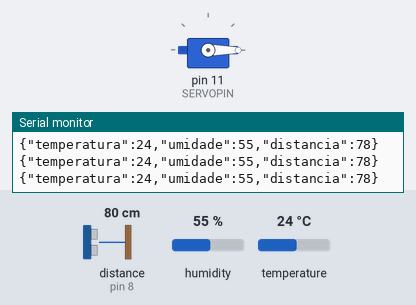
A sketch run on a simulated Arduino Uno, built with avr-gcc and run on an emulated ATmega328P. Parts: servo, the last lines printed to the serial monitor. Wiring (inferred from the names in the program): ultrasonic range finder: trigger pin 7; echo pin 8. The inputs (shaded band) are chosen by the test bench; at power-on: distance to the obstacle (sensor on pin 8) 80 cm, temperature 24 °C, humidity 55 %. The echo pulse lasts 58.3 µs per cm.

Above: at 1.2 s.
1.3 s: distance to the obstacle (sensor on pin 8) set to 12 cm
7.3 s: distance to the obstacle (sensor on pin 8) set to 9 cm
At 8.2 s:
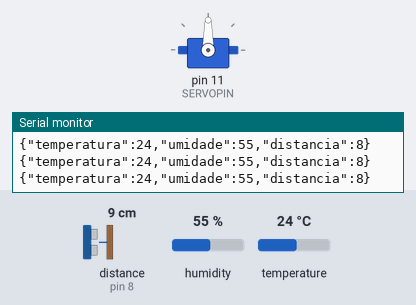
8.8 s: temperature set to 11 °C
14.8 s: temperature set to 8 °C
Timing chart, 0 to 17.8 s (numbered marks = the images above; inputs shaded):
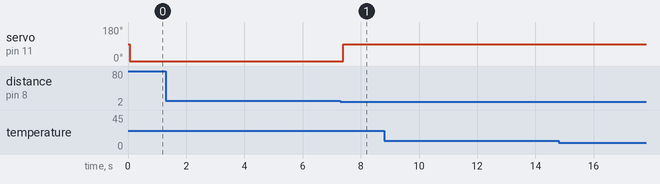

Measured:
- the behaviour switches between 11 and 10 cm on distance to the obstacle (sensor on pin 8) (found by bisection; images 0 and 1)
- after the input at 7.3 s, servo on pin 11 (SERVOPIN): 0° → 90° after 0.09 s

The sketch:

GrupoArthur.ino
```cpp
#include <Servo.h>
#include <DHT.h>
#include <ArduinoJson.h>

#define TRIG_PIN 7
#define ECHO_PIN 8
#define DHTPIN 2
#define DHTTYPE DHT11
#define SERVOPIN 11

DHT dht(DHTPIN, DHTTYPE);
Servo servo;
bool modoAutomatico = true;

int duracao = 0;

void setup() {
  Serial.begin(9600);
  dht.begin();
  servo.attach(SERVOPIN);
  pinMode(TRIG_PIN, OUTPUT);
  pinMode(ECHO_PIN, INPUT);
  Serial.println("Sistema iniciado.");
  Serial.println("Digite 'a' para automático ou 'm' para manual.");

}

void loop() {
  if (Serial.available() > 0) {
    char comando = Serial.read();
    if (comando == 'a') {
      modoAutomatico = true;
      Serial.println("Modo automático ativado.");
    } else if (comando == 'm') {
      modoAutomatico = false;
      Serial.println("Modo manual ativado.");
    } else if (!modoAutomatico) {
      if (comando == '1') {
        servo.write(90);
        Serial.println("Servo aberto (manual).");
      } else if (comando == '0') {
        servo.write(0);
        Serial.println("Servo fechado (manual).");

      }
    }
  }

  float temperatura = dht.readTemperature();
  float umidade = dht.readHumidity();

  digitalWrite(TRIG_PIN, LOW);
  delayMicroseconds(2);
  digitalWrite(TRIG_PIN, HIGH);
  delayMicroseconds(10);
  digitalWrite(TRIG_PIN, LOW);

  duracao = pulseIn(ECHO_PIN, HIGH);

  int dist = duracao * 0.034 / 2;

  StaticJsonDocument<200> doc;
  doc["temperatura"] = temperatura;
  doc["umidade"] = umidade;
  doc["distancia"] = dist;
  serializeJson(doc, Serial);

  Serial.println();

  if (modoAutomatico) {

    if (dist > 0 && dist < 10) {
      servo.write(90);
    } else {
      servo.write(0);
    }

  }
}
```
